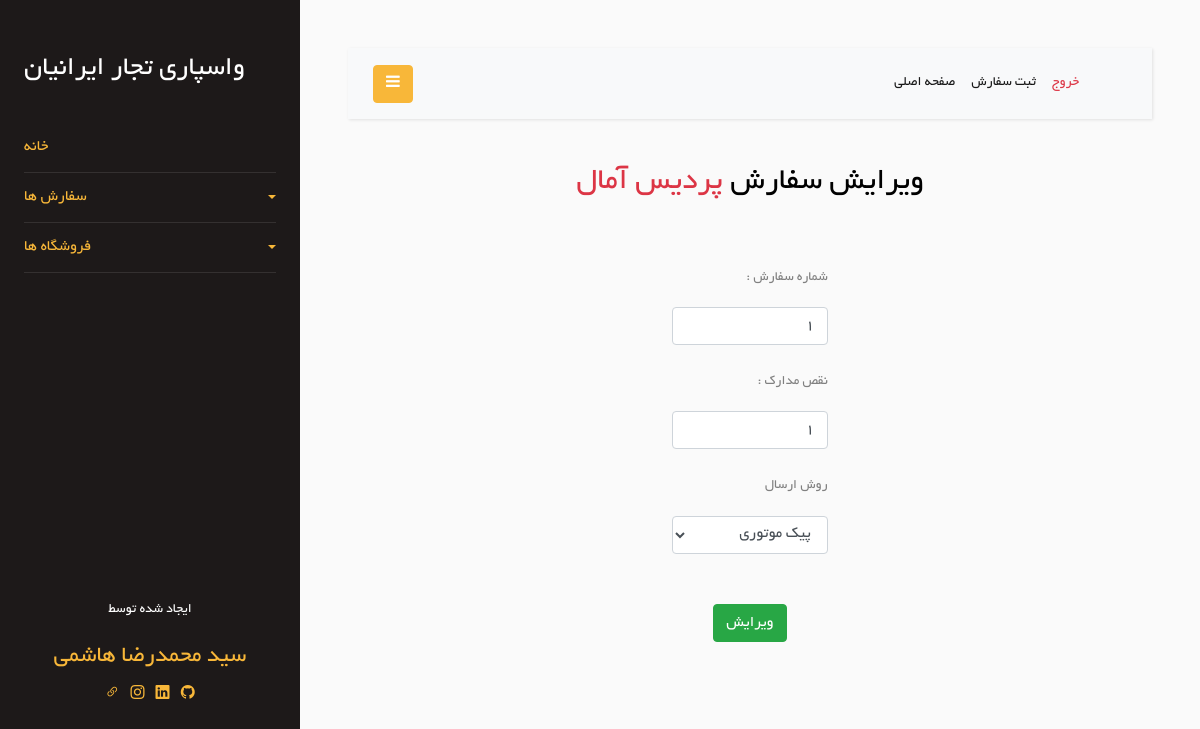
/Order/update_order/149 (signed in), run on the app's committed database.
### Order/models.py (models this page shows)
class Order(models.Model):
    store = models.ForeignKey(Store, on_delete=models.CASCADE)
    order_number = models.TextField(blank=True, null=True)
    shipping_method = models.ForeignKey(ShippingMethod, on_delete=models.CASCADE, null=True, blank=True)
    date = models.DateField(null=True, blank=True)
    time = models.TimeField(null=True, blank=True)
    document_defects = models.CharField(max_length=200, blank=True, null=True)
    is_delete = models.BooleanField(default=False)
    class Meta:
        verbose_name = "Order"

### Store/models.py (models this page shows, shortened)
class Store(models.Model):
    store_name = models.CharField(max_length=100)
    is_active = models.BooleanField(default=True)
    is_delete = models.BooleanField(default=False)
    class Meta:
        db_table = 'Store'

### Order/views.py (the view, shortened to what this page needs)
# urls.py: path('update_order/<int:order_id>', views.UpdateOrderView.as_view(), name='update_order'),
@method_decorator(login_required, name='dispatch')
class UpdateOrderView(View):
    def get(self, request: HttpRequest, order_id):
        current_order: Order = Order.objects.filter(id=order_id).first()
        print(current_order.order_number)
        edit_form = UpdateOrderForm(instance=current_order)
        context = {
            'edit_form': edit_form,
            'current_order': current_order,
        }
        return render(request, 'Order/update-order.html', context)

### Order/forms.py
class UpdateOrderForm(forms.ModelForm):
    class Meta:
        model = Order
        fields = ['order_number', 'document_defects', 'shipping_method']
        widgets = {
            'order_number': forms.NumberInput(attrs={
                'class': 'form-control',
                'placeholder': 'شماره سفارش'
            }),
            'document_defects': forms.TextInput(attrs={
                'class': 'form-control',
                'placeholder': 'نقص مدارک',
            }),
            'shipping_method': forms.Select(attrs={
                'class': 'form-control',
                'placeholder': 'روش ارسال',
                'required': True,
            }),
        }

### Order/models.py (called while the page is built)
    def __str__(self):
        return self.fa_name

### Order/templates/Order/update-order.html (shortened to what this page needs)
{% extends 'base/layout.html' %}
{% load static %}
{% block header-link %}
    <link rel="stylesheet" href="{% static 'css/Order/add-order-style.css' %}"/>
{% endblock %}
{% block mian %}
    <div class="row text-center">
        <div class="col-md-2"></div>
        <div class="col-md-8">
            <h2>ویرایش سفارش <span class="text-danger">{{ current_order.store.store_name }}</span></h2>
            <br/>
            <form method="post" action="{% url 'update_order' order_id=current_order.id %}">
                <br/>
                <div class="row text-center">
                    <div class="col-md-4"></div>
                    <div class="col-md-4">
                        <p class="text-right">شماره سفارش :</p>
                        {{ edit_form.order_number }}
                        <br/>
                        <p class="text-right">نقص مدارک :</p>
                        {{ edit_form.document_defects }}
                        <br/>
                        <p class="text-right">روش ارسال</p>
                        {{ edit_form.shipping_method }}
                    </div>
                    <div class="col-md-4"></div>
                </div>
                <br/>
                <br/>
                <button type="submit" class="btn btn-success">ویرایش</button>
            </form>
        </div>
        <div class="col-md-2"></div>
    </div>
{% endblock %}

### Order/static/css/Order/add-order-style.css (style rules this page uses)
form { direction: rtl; }

### data on the page
Order: store.store_name "پردیس آمال", order_number "1", document_defects "1", shipping_method "پیک موتوری"
